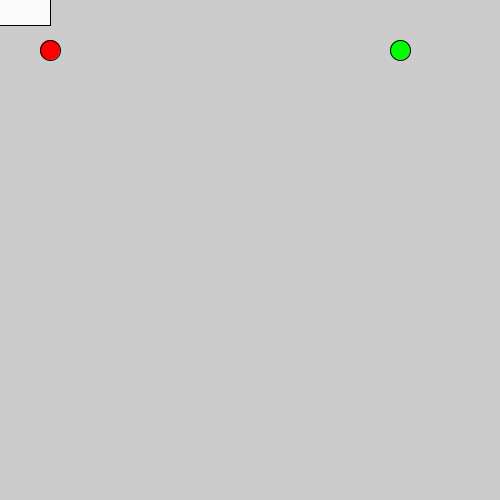
Frame 1 (no input)
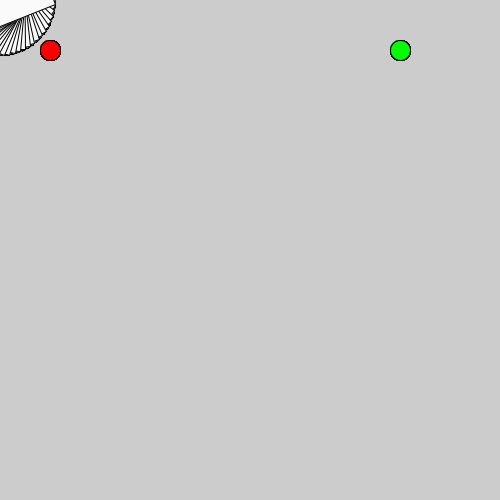
Frame 60 (the mouse pressed at the canvas centre just before this capture)
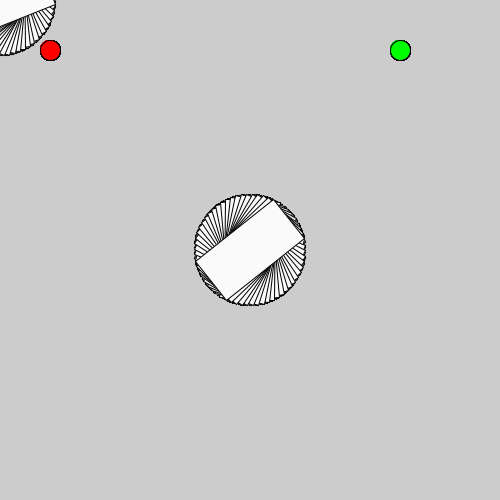
Frame 120 (the mouse held since frame 60 and released just before this capture)

The Processing sketch that drew these frames (run headless with seeded random() and noise(); from frame 60 on, the mouse is pressed at the canvas centre):

// Processing sketch: processing_30368
// ── processing_30368.pde

float angle = 0.0;
 
void setup()
{
   size(500,500);
   smooth();
   rectMode(CENTER);
}
 
void draw()
{
  // background(200);
  fill(0,255,0);
  ellipse(400, 50, 20,20);
   
   fill(250);
   pushMatrix(); //add after
     translate(mouseX,mouseY);
     rotate(angle);
     rect(0,0,100,50);
   popMatrix(); //add after
    
   fill(255,0,0);
   ellipse(50,50, 20,20); //addafter
    
    
   angle += 0.1;
}
